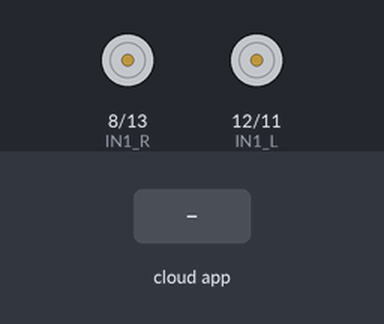
Simulated run of this sketch. Board: Arduino Mega 2560, built with avr-gcc and run on an emulated ATmega2560. On the bench: motor-driver pin pairs drawn as motors (green arrow = first pin HIGH = forward, orange = second pin HIGH = backward, longer = more drive, scaled by the enable pin). Inputs (shaded band) come from the test bench. The ROS host is connected and sends only what is stated.

Above: at 1.2 s.
1.3 s: the phone or cloud app sets linear.x to -100
At 1.9 s:
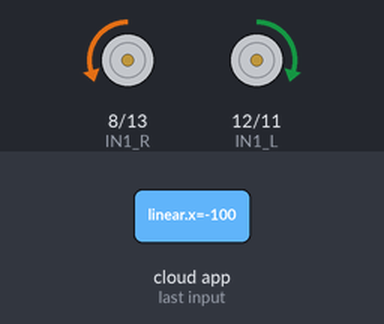
2.8 s: the phone or cloud app sets angular.z to -100
At 3.1 s:
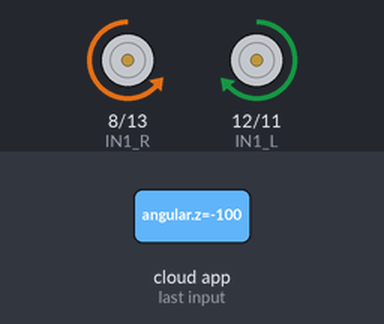
4.3 s: the phone or cloud app sets linear.x to 0
At 5.4 s:
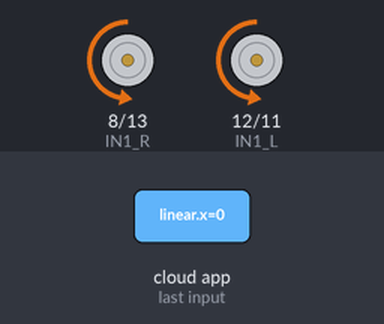
5.8 s: the phone or cloud app sets angular.z to 0
At 6.5 s:
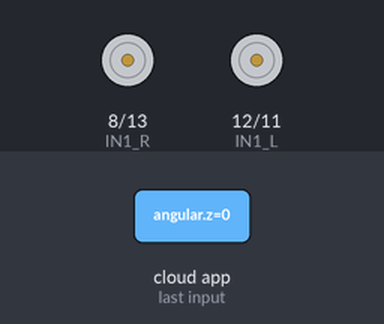
7.3 s: the phone or cloud app sets linear.x to 100
At 7.7 s:
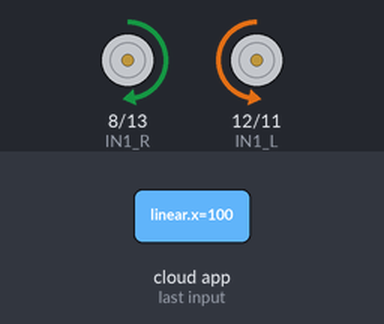
8.8 s: the phone or cloud app sets angular.z to 100
At 10.0 s:
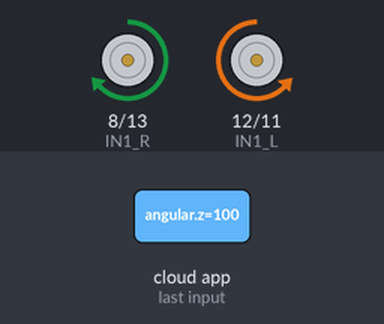
Timing chart, 0 to 11.3 s (numbered marks = the images above; inputs shaded):
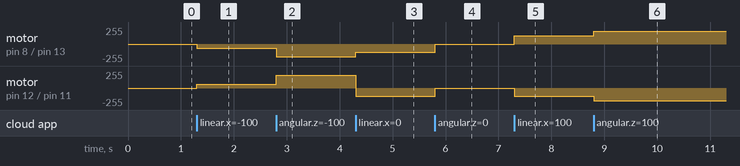

The sketch:

core.ino
```cpp
#include <ros.h>
#include <geometry_msgs/Twist.h>
#include <sensor_msgs/Imu.h>
#include <std_msgs/Float32.h>
#include <std_msgs/Float32MultiArray.h>
#include <std_msgs/Int8.h>
#include <math.h>

// ================================================================
// ===                Define and Initial Robot                  ===
// ================================================================

#define IN1_R 8
#define IN2_R 13
#define EN_R 9
#define IN1_L 12
#define IN2_L 11
#define EN_L 10

uint8_t smach = 1;
const float wheel_seperation = 0.342;  // meter
const float wheel_radius = 0.075; // meter
const float wheel_vel_max = 4.65; // rad/sec
const float PWM_wheel_min = 35;

int cmdBuffer[3] = {1, 0, 255};

// ================================================================
// ===              Rosserial CallBack Function                 ===
// ================================================================

const float Kp = 1.0;
const float Ki = 0.0;
const float Kd = 0.0;

volatile float delta_vel_right;
volatile float delta_vel_left;
volatile int delta_PWM_left;
volatile int delta_PWM_right;
volatile int input_PWM_right;
volatile int input_PWM_left;
volatile float error_right = 0;
volatile float error_left = 0;
volatile float sum_error_right = 0;
volatile float sum_error_left = 0;
volatile float old_error_right = 0;
volatile float old_error_left = 0;

float desired_v_right;
float desired_v_left;
int desired_PWM_right;
int desired_PWM_left;

void cmd_vel_CB( const geometry_msgs::Twist& cmd_vel) {
    desired_v_right = (2.0*cmd_vel.linear.x + wheel_seperation*cmd_vel.angular.z)/(2.0*wheel_radius);
    desired_v_left = (2.0*cmd_vel.linear.x - wheel_seperation*cmd_vel.angular.z)/(2.0*wheel_radius);

    // desired_PWM_left = map(desired_v_left, -wheel_vel_max, wheel_vel_max, -255, 255);
    // desired_PWM_right = map(desired_v_right, -wheel_vel_max, wheel_vel_max, -255, 255);

    // sum_error_left = 0;
    // sum_error_right = 0;

    motorDrive(desired_v_right, 0);
    motorDrive(desired_v_left, 1);
}

// ================================================================
// ===               Define Rosserial Handling                  ===
// ================================================================

ros::NodeHandle nh;
// sensor_msgs::Imu imu_msg;
std_msgs::Float32 v_wheel_right_msg, v_wheel_left_msg, imu_msg;
std_msgs::Int8 state_msg;

ros::Publisher pub_vw_r("v_wheel_right", &v_wheel_right_msg), pub_vw_l("v_wheel_left", &v_wheel_left_msg), pub_imu("imu", &imu_msg);
ros::Publisher pub_state("state", &state_msg);

ros::Subscriber<geometry_msgs::Twist> sub_cmd_vel("cmd_vel", cmd_vel_CB);

// ================================================================
// ===               Define and Initial MPU6050                 ===
// ================================================================

// #include "I2Cdev.h"
// #include "MPU6050_6Axis_MotionApps20.h"

// #if I2CDEV_IMPLEMENTATION == I2CDEV_ARDUINO_WIRE
//     #include "Wire.h"
// #endif

// MPU6050 mpu;
// #define INTERRUPT_PIN 2  // use pin 2 on Arduino Uno & most boards

// // MPU control/status vars
// bool dmpReady = false;  // set true if DMP init was successful
// uint8_t mpuIntStatus;   // holds actual interrupt status byte from MPU
// uint8_t devStatus;      // return status after each device operation (0 = success, !0 = error)
// uint16_t packetSize;    // expected DMP packet size (default is 42 bytes)
// uint16_t fifoCount;     // count of all bytes currently in FIFO
// uint8_t fifoBuffer[64]; // FIFO storage buffer

// orientation/motion vars
// Quaternion q;           // [w, x, y, z]         quaternion container
// VectorFloat gravity;    // [x, y, z]            gravity vector
// float ypr[3];           // [yaw, pitch, roll]   yaw/pitch/roll container and gravity vector
// int sequence = 1;
// float yaw_last = 0;
// float yaw = 0;

// ================================================================
// ===              TIMER1 INTERRUPT ROUTINE                    ===
// ================================================================
const float timr1_freq = 20.0; //hz
const float Pi= 3.14159;
uint8_t dirR = 0;
uint8_t velR_lowbyte = 0;
uint8_t velR_highbyte = 0;

uint8_t dirL = 0;
uint8_t velL_lowbyte = 0;
uint8_t velL_highbyte = 0;

float velR;
float velL;


ISR(TIMER1_COMPA_vect){
    // read v_wheel from slave
    if (smach == 3){
        Serial1.write(0);
        Serial1.write(0);

        dirL = Serial1.read();
        velL_lowbyte = Serial1.read();
        velL_highbyte = Serial1.read();
        if (dirL == 0){
            velL = velL_lowbyte | (velL_highbyte << 8);
        } else {
            velL = -(velL_lowbyte | (velL_highbyte << 8));
        }

        Serial2.write(0);
        Serial2.write(0);

        dirR = Serial2.read();
        velR_lowbyte = Serial2.read();
        velR_highbyte = Serial2.read();
        if (dirR == 0){
            velR = velR_lowbyte | (velR_highbyte << 8);
        } else {
            velR = -(velR_lowbyte | (velR_highbyte << 8));
        }

        v_wheel_left_msg.data = velL;
        v_wheel_right_msg.data = velR;
        imu_msg.data = desired_v_right*100.0;

        // pub_imu.publish( &imu_msg );
        pub_vw_r.publish( &v_wheel_right_msg );
        pub_vw_l.publish( &v_wheel_left_msg );

        // // close loop velocity control
        // error_left = desired_v_left - velL/100;
        // error_right = desired_v_right - velR/100;

        // if (abs(error_left) > 0.2) {
        //     sum_error_left = sum_error_left + error_left;
        //     delta_vel_left = Kp*error_left + Ki*sum_error_left + Kd*(error_left - old_error_left);
        //     delta_PWM_left = map(delta_vel_left, -wheel_vel_max, wheel_vel_max, -255, 255);
        //     input_PWM_left = desired_PWM_left + delta_PWM_left;

        //     if (input_PWM_left >= 0) {
        //         ForwardDrive(input_PWM_left, 1);
        //     } else {
        //         BackwardDrive(-input_PWM_left, 1);
        //     }

        //     desired_PWM_left = input_PWM_left;

        // }
        // old_error_left = error_left;

        // if  (abs(error_right) > 0.2) {
        //     sum_error_right = sum_error_right + error_right;
        //     delta_vel_right = Kp*error_right + Ki*sum_error_right + Kd*(error_right - old_error_right);
        //     delta_PWM_right = map(delta_vel_right, -wheel_vel_max, wheel_vel_max, -255, 255);
        //     input_PWM_right = desired_PWM_right + delta_PWM_right;

        //     if (input_PWM_right >= 0) {
        //         ForwardDrive(input_PWM_right, 0);
        //     } else {
        //         BackwardDrive(-input_PWM_right, 0);
        //     }

        //     desired_PWM_right = input_PWM_right;
        // }
        // old_error_right = error_right;


    }
}

// ================================================================
// ===       INTERRUPT MPU6050 DETECTION ROUTINE                ===
// ================================================================

// volatile bool mpuInterrupt = false;     // indicates whether MPU interrupt pin has gone high
// void dmpDataReady() {
//     mpuInterrupt = true;
// }

// ================================================================
// ===                      INITIAL SETUP                       ===
// ================================================================

void setup() {
    cli(); // stop interrupts

    // //join I2C bus (I2Cdev library doesn't do this automatically)
    // #if I2CDEV_IMPLEMENTATION == I2CDEV_ARDUINO_WIRE
    //     Wire.begin();
    //     Wire.setClock(400000); // 400kHz I2C clock. Comment this line if having compilation difficulties
    // #elif I2CDEV_IMPLEMENTATION == I2CDEV_BUILTIN_FASTWIRE
    //     Fastwire::setup(400, true);
    // #endif

    pinMode(IN1_R, OUTPUT);
    pinMode(IN2_R, OUTPUT);
    pinMode(EN_R, OUTPUT);
    pinMode(IN1_L, OUTPUT);
    pinMode(IN2_L, OUTPUT);
    pinMode(EN_L, OUTPUT);

    // connect to slaves
    Serial1.begin(57600);
    Serial2.begin(57600);

    // set timer1 interrupt at 20 hz
    TCCR1A = 0;
    TCCR1B = 0;
    TCNT1 = 0;
    OCR1A = (16000000/(256*timr1_freq)) - 1; //3124; // = (16*10^6)/(pres*freq) - 1
    TCCR1B |= (1 << WGM12);  // turn on CTC mode
    TCCR1B |= (1 << CS12); // set CS12 for 256 prescaler
    TIMSK1 |= (1 << OCIE1A);

    nh.initNode();
    nh.advertise(pub_vw_r);
    nh.advertise(pub_vw_l);
    nh.advertise(pub_imu);
    nh.subscribe(sub_cmd_vel);
    sei();  // start interrupt
}

// ================================================================
// ===                     Main Program                         ===
// ================================================================

void loop() {
    switch (smach) {
    case 1: // wait for rosserial connected
        while (!nh.connected()) {
            nh.spinOnce();
        }
        nh.loginfo("rosserial connected");

        while (!Serial1 && !Serial2) {
            nh.logwarn("wait for serial slaves port to connect");
        }

        nh.loginfo("connected to slaves");
        smach = 2;
        break;

    case 2:
        // nh.loginfo("Initializing IMU device");
        // mpu.initialize();
        // pinMode(INTERRUPT_PIN, INPUT);

        // while (!mpu.testConnection()){
        //     nh.logwarn("connecting mpu");
        // }

        // nh.loginfo("Initializing DMP");
        // devStatus = mpu.dmpInitialize();

        // mpu.setXGyroOffset(220);
        // mpu.setYGyroOffset(76);
        // mpu.setZGyroOffset(-85);
        // mpu.setZAccelOffset(1788);

        // if (devStatus == 0) {
        //     nh.loginfo("Enabling DMP");
        //     mpu.setDMPEnabled(true);

        //     nh.loginfo("Enabling interrupt detection");
        //     attachInterrupt(digitalPinToInterrupt(INTERRUPT_PIN), dmpDataReady, RISING);
        //     mpuIntStatus = mpu.getIntStatus();

        //     dmpReady = true;
        //     packetSize = mpu.dmpGetFIFOPacketSize();

        //     smach = 3;
        // } else {
        //     nh.logerror("DMP Initialization failed");
        //     smach = 0;
        // }
        smach = 3;
        break;
    case 3:
        while (nh.connected()) {
            // while (!mpuInterrupt && fifoCount < packetSize) {
            //     if (mpuInterrupt && fifoCount < packetSize) {
            //         fifoCount = mpu.getFIFOCount();
            //         }
            // }

            // // reset interrupt flag and get INT_STATUS byte
            // mpuInterrupt = false;
            // mpuIntStatus = mpu.getIntStatus();

            // // get current FIFO count
            // fifoCount = mpu.getFIFOCount();

            // // check for overflow (this should never happen unless our code is too inefficient)
            // if ((mpuIntStatus & _BV(MPU6050_INTERRUPT_FIFO_OFLOW_BIT)) || fifoCount >= 1024) {
            //     // reset so we can continue cleanly
            //     mpu.resetFIFO();
            //     fifoCount = mpu.getFIFOCount();
            //     nh.logwarn("FIFO overflow!");

            // // otherwise, check for DMP data ready interrupt (this should happen frequently)
            // } else if (mpuIntStatus & _BV(MPU6050_INTERRUPT_DMP_INT_BIT)) {
            //     // wait for correct available data length, should be a VERY short wait
            //     while (fifoCount < packetSize) fifoCount = mpu.getFIFOCount();

            //     // read a packet from FIFO
            //     mpu.getFIFOBytes(fifoBuffer, packetSize);

            //     // track FIFO count here in case there is > 1 packet available
            //     // (this lets us immediately read more without waiting for an interrupt)
            //     fifoCount -= packetSize;

            //     // display Euler angles in degrees
            //     mpu.dmpGetQuaternion(&q, fifoBuffer);
            //     mpu.dmpGetGravity(&gravity, &q);
            //     mpu.dmpGetYawPitchRoll(ypr, &q, &gravity);

            // }
            nh.spinOnce();
            delay(1);
        }
        smach = 1;
        break;

    default:
        nh.logerror("Program or Devices Error Pls Reconnected....");
        return;
    }
}


void motorDrive(float desired_vel, uint8_t motor){
    int PWM = map(abs(desired_vel), 0, wheel_vel_max, 0, 255);
    if (desired_vel >= 0){
        ForwardDrive(PWM, motor);
    } else {
        BackwardDrive(PWM, motor);
    }

}


int mapVelocity2PWM(float actual_velocity) {
    int PWM = map(abs(actual_velocity), 0, wheel_vel_max, 0, 255);

    if (actual_velocity > 0) {
        if (PWM <= PWM_wheel_min){
            return PWM_wheel_min;
        }
        else {
            return PWM;
        }
    }
    else if (actual_velocity == 0) {
        return 0;
    }
    else {
        if (PWM <= PWM_wheel_min) {
            return -PWM_wheel_min;
        }
        else {
            return -PWM;
        }
    }
}


void ForwardDrive(uint8_t PWM, uint8_t motor) {
    if (motor == 0) {
        if (PWM != 0) {
            digitalWrite(IN1_R, HIGH);
            digitalWrite(IN2_R, LOW);
            analogWrite(EN_R, PWM);
        } else {
            digitalWrite(IN1_R, HIGH);
            digitalWrite(IN2_R, HIGH);
            analogWrite(EN_R, 0);
        }
    } else {
        if (PWM != 0) {
            digitalWrite(IN1_L, LOW);
            digitalWrite(IN2_L, HIGH);
            analogWrite(EN_L, PWM);
        } else {
            digitalWrite(IN1_L, HIGH);
            digitalWrite(IN2_L, HIGH);
            analogWrite(EN_L, 0);
        }
    }
}

void BackwardDrive(uint8_t PWM, uint8_t motor) {
    if (motor == 0) {
        digitalWrite(IN1_R, LOW);
        digitalWrite(IN2_R, HIGH);
        analogWrite(EN_R, PWM);
    } else {
        digitalWrite(IN1_L, HIGH);
        digitalWrite(IN2_L, LOW);
        analogWrite(EN_L, PWM);
    }
}

void motorsStop() {
    digitalWrite(IN1_R, HIGH);
    digitalWrite(IN2_R, HIGH);
    analogWrite(EN_R, 0);

    digitalWrite(IN1_L, HIGH);
    digitalWrite(IN2_L, HIGH);
    analogWrite(EN_L, 0);


}
```

Measured:
- after the input at 1.3 s, motor on pin 8 (IN1_R) / pin 13 (IN2_R): stopped → backward 60/255 at once; motor on pin 12 (IN1_L) / pin 11 (IN2_L): stopped → forward 60/255 at once
- after the input at 2.8 s, motor on pin 8 (IN1_R) / pin 13 (IN2_R): backward 60/255 → backward 189/255 at once; motor on pin 12 (IN1_L) / pin 11 (IN2_L): forward 60/255 → forward 188/255 at once
- after the input at 4.3 s, motor on pin 8 (IN1_R) / pin 13 (IN2_R): backward 189/255 → backward 127/255 at once; motor on pin 12 (IN1_L) / pin 11 (IN2_L): forward 188/255 → backward 127/255 at once
- after the input at 5.8 s, motor on pin 8 (IN1_R) / pin 13 (IN2_R), motor on pin 12 (IN1_L) / pin 11 (IN2_L): backward 127/255 → stopped at once
- after the input at 7.3 s, motor on pin 8 (IN1_R) / pin 13 (IN2_R): stopped → forward 127/255 at once; motor on pin 12 (IN1_L) / pin 11 (IN2_L): stopped → backward 127/255 at once
- after the input at 8.8 s, motor on pin 8 (IN1_R) / pin 13 (IN2_R): forward 127/255 → forward 189/255 at once; motor on pin 12 (IN1_L) / pin 11 (IN2_L): backward 127/255 → backward 188/255 at once
